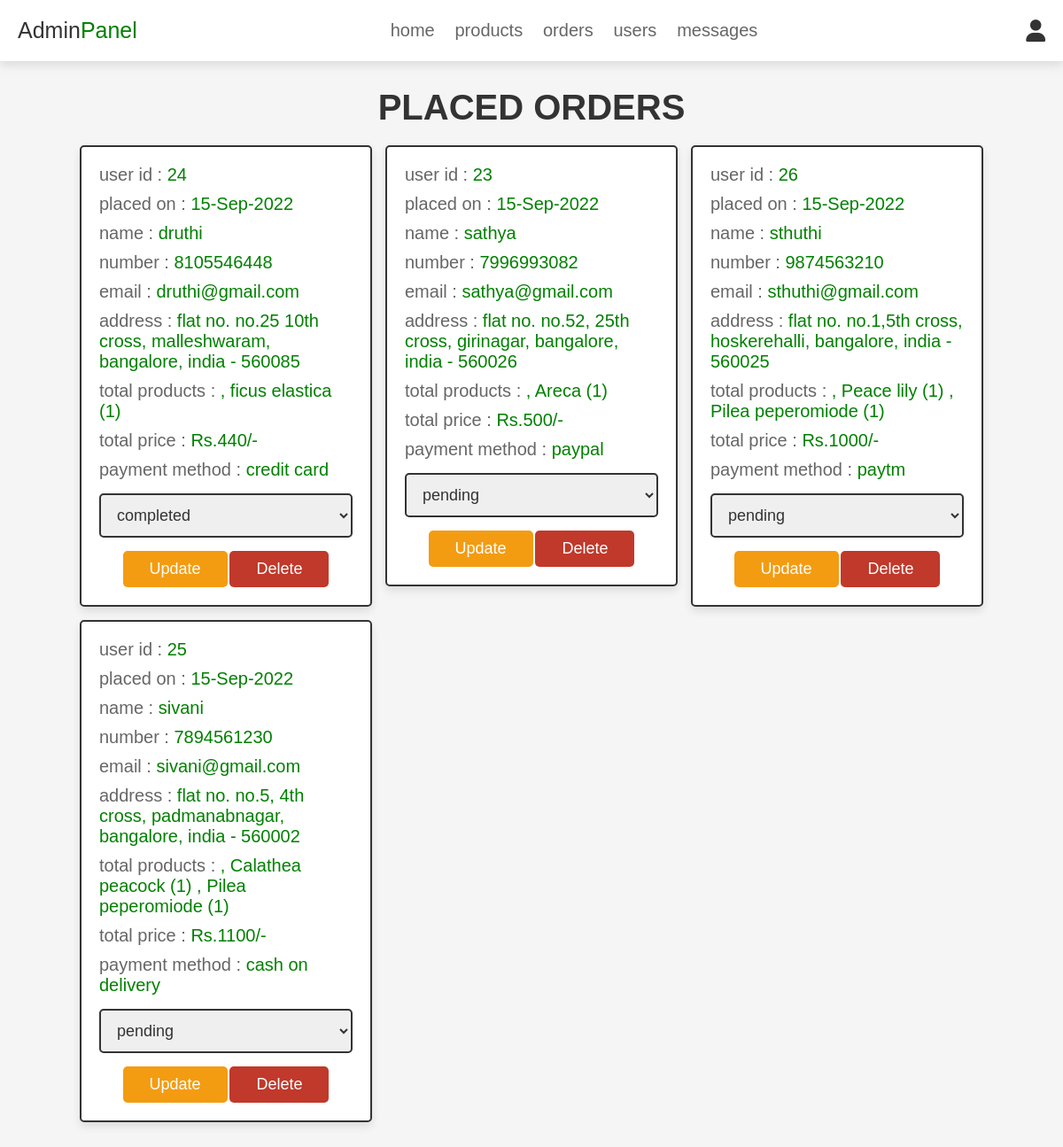
Screenshot of /admin_orders.php (signed in) with the database file from the repository.
### tables this page shows
CREATE TABLE `orders` (
  `id` int(100) NOT NULL,
  `user_id` int(100) NOT NULL,
  `name` varchar(100) NOT NULL,
  `number` varchar(12) NOT NULL,
  `email` varchar(100) NOT NULL,
  `method` varchar(50) NOT NULL,
  `address` varchar(500) NOT NULL,
  `total_products` varchar(1000) NOT NULL,
  `total_price` int(100) NOT NULL,
  `placed_on` varchar(50) NOT NULL,
  `payment_status` varchar(20) NOT NULL DEFAULT 'pending'
);

### admin_orders.php (the view, shortened to what this page needs)
<?php
@include 'config.php';
?>
<!DOCTYPE html>
<html lang="en">
<head>
   <link rel="stylesheet" href="https://cdnjs.cloudflare.com/ajax/libs/font-awesome/6.0.0/css/all.min.css">
   <link rel="stylesheet" href="css/admin_style.css">
</head>
<body>
   <?php @include 'admin_header.php'; ?>
   <section class="placed-orders">
      <h1 class="title">placed orders</h1>
      <div class="box-container">
         <?php
      $select_orders = mysqli_query($conn, "SELECT * FROM `orders`") or die('query failed');
      if(mysqli_num_rows($select_orders) > 0){
         while($fetch_orders = mysqli_fetch_assoc($select_orders)){
      ?>
         <div class="box">
            <p> user id : <span><?php echo $fetch_orders['user_id']; ?></span> </p>
            <p> placed on : <span><?php echo $fetch_orders['placed_on']; ?></span> </p>
            <p> name : <span><?php echo $fetch_orders['name']; ?></span> </p>
            <p> number : <span><?php echo $fetch_orders['number']; ?></span> </p>
            <p> email : <span><?php echo $fetch_orders['email']; ?></span> </p>
            <p> address : <span><?php echo $fetch_orders['address']; ?></span> </p>
            <p> total products : <span><?php echo $fetch_orders['total_products']; ?></span> </p>
            <p> total price : <span>Rs.<?php echo $fetch_orders['total_price']; ?>/-</span> </p>
            <p> payment method : <span><?php echo $fetch_orders['method']; ?></span> </p>
            <form action="" method="post">
               <select name="update_payment">
                  <option disabled selected><?php echo $fetch_orders['payment_status']; ?></option>
               </select>
               <input type="submit" name="update_order" value="update" class="option-btn">
               <a href="admin_orders.php?delete=<?php echo $fetch_orders['id']; ?>" class="delete-btn"
                  onclick="return confirm('delete this order?');">delete</a>
            </form>
         </div>
         <?php
         }
      }else{
         echo '<p class="empty">no orders placed yet!</p>';
      }
      ?>
      </div>
   </section>
</body>
</html>

### css/admin_style.css (style rules this page uses)
:root { --pink: green; --red: #c0392b; --orange: #f39c12; --black: #333; --white: #fff; --light-color: #666; --light-white: #ccc; --light-bg: #f5f5f5; --border: .2rem solid var(--black); --box-shadow: 0 .5rem 1rem rgba(0, 0, 0, .1); }
* { font-family: 'Rubik', sans-serif; margin: 0; padding: 0; box-sizing: border-box; outline: none; border: none; text-decoration: none; transition: all .2s linear; }
html { font-size: 62.5%; overflow-x: hidden; scroll-behavior: smooth; scroll-padding-top: 6.5rem; }
body { background: var(--light-bg); }
section { padding: 3rem 2rem; }
.title { text-align: center; margin-bottom: 2rem; color: var(--black); text-transform: uppercase; font-size: 4rem; }
.btn, .delete-btn, .option-btn { display: inline-block; border-radius: .5rem; margin-top: 1rem; font-size: 1.8rem; color: var(--white); cursor: pointer; padding: 1rem 3rem; text-transform: capitalize; }
.delete-btn { background-color: var(--red); }
.option-btn { background-color: var(--orange); }
.placed-orders .box-container { display: grid; grid-template-columns: repeat(auto-fit, 33rem); gap: 1.5rem; align-items: flex-start; max-width: 1200px; margin: 0 auto; justify-content: center; }
.placed-orders .box-container .box { padding: 2rem; border: var(--border); background-color: var(--white); box-shadow: var(--box-shadow); border-radius: .5rem; }
.placed-orders .box-container .box p { margin-bottom: 1rem; font-size: 2rem; color: var(--light-color); }
.placed-orders .box-container .box p span { color: var(--pink); }
.placed-orders .box-container .box form { margin-top: 1rem; text-align: center; }
.placed-orders .box-container .box form select { width: 100%; border: var(--border); padding: 1.2rem 1.4rem; font-size: 1.8rem; color: var(--black); border: var(--border); border-radius: .5rem; margin: .5rem 0; }

### rows the page displays
orders: user "24", placed_on "15-Sep-2022", name "druthi", number "8105546448", email "druthi@gmail.com", address "flat no. no.25 10th cross, malleshwaram, bangalore, india - 560085", total_products ", ficus elastica (1)", total_price "440", method "credit card", update_payment "completed"
orders: user "23", placed_on "15-Sep-2022", name "sathya", number "7996993082", email "sathya@gmail.com", address "flat no. no.52, 25th cross, girinagar, bangalore, india - 560026", total_products ", Areca (1)", total_price "500", method "paypal", update_payment "pending"
orders: user "26", placed_on "15-Sep-2022", name "sthuthi", number "9874563210", email "sthuthi@gmail.com", address "flat no. no.1,5th cross, hoskerehalli, bangalore, india - 560025", total_products ", Peace lily (1) , Pilea peperomiode (1)", total_price "1000", method "paytm", update_payment "pending"
orders: user "25", placed_on "15-Sep-2022", name "sivani", number "7894561230", email "sivani@gmail.com", address "flat no. no.5, 4th cross, padmanabnagar, bangalore, india - 560002", total_products ", Calathea peacock (1) , Pilea peperomiode (1)", total_price "1100", method "cash on delivery", update_payment "pending"
